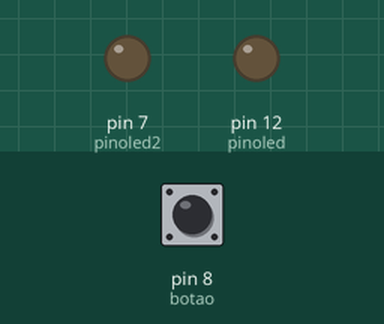
This sketch was run on a simulated Arduino Uno, built with avr-gcc and run on an emulated ATmega328P. On the bench: output pins drawn as LEDs (lit = HIGH). Dashed ring = blinking. Inputs (shaded band) come from the test bench; at power-on: pin 8 (botao) LOW.

Above: at 1.2 s.
1.3 s: pin 8 (botao) pulled HIGH for 1 s
At 3.1 s:
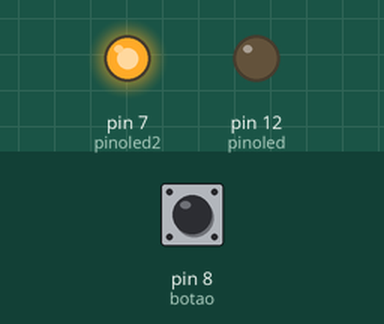
3.8 s: pin 8 (botao) pulled HIGH for 0.15 s
At 4.4 s:
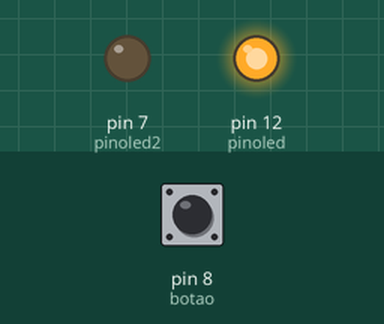
5.4 s: pin 8 (botao) pulled HIGH for 3.2 s
At 5.5 s:
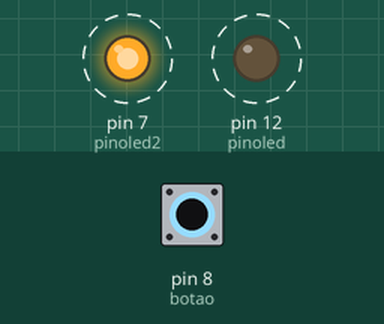
Timing chart, 0 to 9.9 s (numbered marks = the images above; inputs shaded):
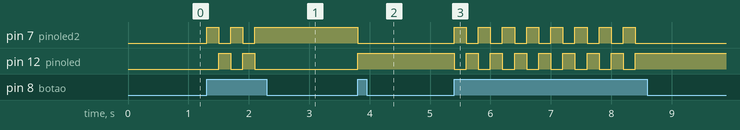

Measured:
- after the input at 1.3 s, pin 7 (pinoled2): alternates HIGH for 0.20 s and LOW for 0.20 s, 5 changes in all, then stays HIGH, starting at once; pin 12 (pinoled): alternates HIGH for 0.20 s and LOW for 0.20 s, 4 changes in all, then stays LOW, starting after 0.20 s
- after the input at 3.8 s, pin 7 (pinoled2): HIGH → LOW at once; pin 12 (pinoled): LOW → HIGH at once
- after the input at 5.4 s, pin 7 (pinoled2): alternates HIGH for 0.20 s and LOW for 0.20 s, 16 changes in all, then stays LOW, starting at once; pin 12 (pinoled): alternates HIGH for 0.20 s and LOW for 0.20 s, 16 changes in all, then stays HIGH, starting at once

The sketch:

PROJETO_2_BOT_O_LDE.ino
```cpp
  // variaveis

  const int pinoled = 12 ;  // valor 0
  const int botao = 8;
  const int pinoled2 = 7;// valor 1
  int estadoBotao = LOW;
  int ultimoaceso = 0;


  //o que cada pino se torna output / input
void setup() {
  // put your setup code here, to run once:
  pinMode (pinoled , OUTPUT);
  pinMode (botao , INPUT);
  pinMode(pinoled2 , OUTPUT);
}

void loop() {
  // leitura da variavel botão e escrita conforme leitura
  estadoBotao = digitalRead(botao);
    if(estadoBotao == HIGH){
    if (ultimoaceso == 1 ){
      digitalWrite(pinoled2, LOW );
      digitalWrite(pinoled, HIGH );
      ultimoaceso = 0;
      delay(200);
    }
    else{
       digitalWrite(pinoled, LOW );
       digitalWrite(pinoled2, HIGH );
       ultimoaceso = 1;
       delay(200);
      }


}


}
```
